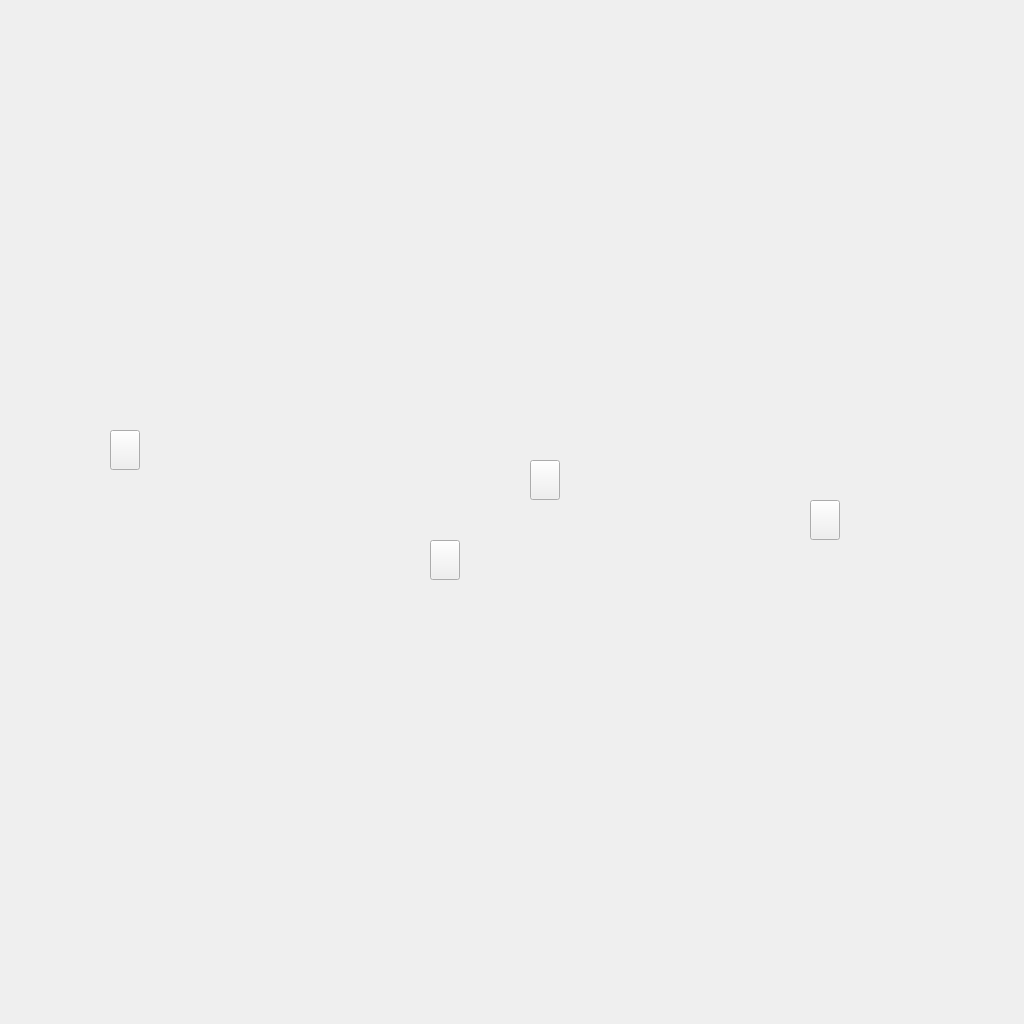
<?xml version="1.0" encoding="UTF-8"?>
<ui version="4.0">
 <class>MainWindow</class>
 <widget class="QMainWindow" name="MainWindow">
  <property name="geometry">
   <rect>
    <x>0</x>
    <y>0</y>
    <width>1024</width>
    <height>1024</height>
   </rect>
  </property>
  <property name="minimumSize">
   <size>
    <width>1024</width>
    <height>1024</height>
   </size>
  </property>
  <property name="maximumSize">
   <size>
    <width>1024</width>
    <height>1024</height>
   </size>
  </property>
  <property name="windowTitle">
   <string>Choose the place</string>
  </property>
  <property name="windowIcon">
   <iconset>
    <normaloff>../rec/venv/logo_only.ico</normaloff>../rec/venv/logo_only.ico</iconset>
  </property>
  <property name="styleSheet">
   <string notr="true"/>
  </property>
  <widget class="QWidget" name="centralwidget">
   <widget class="QPushButton" name="btn3">
    <property name="geometry">
     <rect>
      <x>530</x>
      <y>460</y>
      <width>30</width>
      <height>40</height>
     </rect>
    </property>
    <property name="minimumSize">
     <size>
      <width>30</width>
      <height>40</height>
     </size>
    </property>
    <property name="maximumSize">
     <size>
      <width>30</width>
      <height>40</height>
     </size>
    </property>
    <property name="text">
     <string/>
    </property>
   </widget>
   <widget class="QPushButton" name="btn1">
    <property name="geometry">
     <rect>
      <x>110</x>
      <y>430</y>
      <width>30</width>
      <height>40</height>
     </rect>
    </property>
    <property name="minimumSize">
     <size>
      <width>30</width>
      <height>40</height>
     </size>
    </property>
    <property name="maximumSize">
     <size>
      <width>30</width>
      <height>40</height>
     </size>
    </property>
    <property name="text">
     <string/>
    </property>
   </widget>
   <widget class="QPushButton" name="btn2">
    <property name="geometry">
     <rect>
      <x>430</x>
      <y>540</y>
      <width>30</width>
      <height>40</height>
     </rect>
    </property>
    <property name="minimumSize">
     <size>
      <width>30</width>
      <height>40</height>
     </size>
    </property>
    <property name="maximumSize">
     <size>
      <width>30</width>
      <height>40</height>
     </size>
    </property>
    <property name="text">
     <string/>
    </property>
   </widget>
   <widget class="QPushButton" name="btn4">
    <property name="geometry">
     <rect>
      <x>810</x>
      <y>500</y>
      <width>30</width>
      <height>40</height>
     </rect>
    </property>
    <property name="minimumSize">
     <size>
      <width>30</width>
      <height>40</height>
     </size>
    </property>
    <property name="maximumSize">
     <size>
      <width>30</width>
      <height>40</height>
     </size>
    </property>
    <property name="text">
     <string/>
    </property>
   </widget>
   <widget class="QLabel" name="label">
    <property name="geometry">
     <rect>
      <x>0</x>
      <y>0</y>
      <width>1024</width>
      <height>1024</height>
     </rect>
    </property>
    <property name="minimumSize">
     <size>
      <width>1024</width>
      <height>1024</height>
     </size>
    </property>
    <property name="maximumSize">
     <size>
      <width>1024</width>
      <height>1024</height>
     </size>
    </property>
    <property name="text">
     <string/>
    </property>
   </widget>
   <zorder>label</zorder>
   <zorder>btn3</zorder>
   <zorder>btn1</zorder>
   <zorder>btn2</zorder>
   <zorder>btn4</zorder>
  </widget>
 </widget>
 <resources/>
 <connections/>
</ui>
